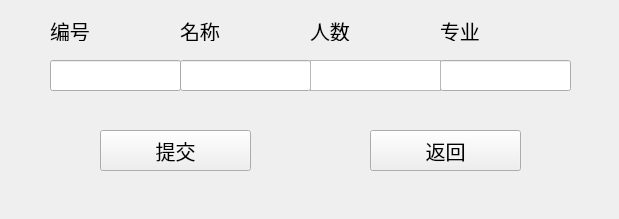
<?xml version="1.0" encoding="UTF-8"?>
<ui version="4.0">
 <class>Form</class>
 <widget class="QWidget" name="Form">
  <property name="geometry">
   <rect>
    <x>0</x>
    <y>0</y>
    <width>619</width>
    <height>219</height>
   </rect>
  </property>
  <property name="minimumSize">
   <size>
    <width>619</width>
    <height>219</height>
   </size>
  </property>
  <property name="maximumSize">
   <size>
    <width>619</width>
    <height>219</height>
   </size>
  </property>
  <property name="windowTitle">
   <string>Form</string>
  </property>
  <widget class="QLineEdit" name="lineEdit_1">
   <property name="geometry">
    <rect>
     <x>50</x>
     <y>60</y>
     <width>131</width>
     <height>31</height>
    </rect>
   </property>
  </widget>
  <widget class="QLineEdit" name="lineEdit_2">
   <property name="geometry">
    <rect>
     <x>180</x>
     <y>60</y>
     <width>131</width>
     <height>31</height>
    </rect>
   </property>
  </widget>
  <widget class="QLineEdit" name="lineEdit_4">
   <property name="geometry">
    <rect>
     <x>440</x>
     <y>60</y>
     <width>131</width>
     <height>31</height>
    </rect>
   </property>
  </widget>
  <widget class="QPushButton" name="commit_Button">
   <property name="geometry">
    <rect>
     <x>100</x>
     <y>130</y>
     <width>151</width>
     <height>41</height>
    </rect>
   </property>
   <property name="font">
    <font>
     <family>楷体</family>
     <pointsize>15</pointsize>
    </font>
   </property>
   <property name="text">
    <string>提交</string>
   </property>
  </widget>
  <widget class="QPushButton" name="back_Button">
   <property name="geometry">
    <rect>
     <x>370</x>
     <y>130</y>
     <width>151</width>
     <height>41</height>
    </rect>
   </property>
   <property name="font">
    <font>
     <family>楷体</family>
     <pointsize>15</pointsize>
    </font>
   </property>
   <property name="text">
    <string>返回</string>
   </property>
  </widget>
  <widget class="QLabel" name="label">
   <property name="geometry">
    <rect>
     <x>50</x>
     <y>20</y>
     <width>71</width>
     <height>21</height>
    </rect>
   </property>
   <property name="font">
    <font>
     <family>楷体</family>
     <pointsize>15</pointsize>
    </font>
   </property>
   <property name="text">
    <string>编号</string>
   </property>
  </widget>
  <widget class="QLabel" name="label_2">
   <property name="geometry">
    <rect>
     <x>180</x>
     <y>20</y>
     <width>71</width>
     <height>21</height>
    </rect>
   </property>
   <property name="font">
    <font>
     <family>楷体</family>
     <pointsize>15</pointsize>
    </font>
   </property>
   <property name="text">
    <string>名称</string>
   </property>
  </widget>
  <widget class="QLabel" name="label_3">
   <property name="geometry">
    <rect>
     <x>310</x>
     <y>20</y>
     <width>71</width>
     <height>21</height>
    </rect>
   </property>
   <property name="font">
    <font>
     <family>楷体</family>
     <pointsize>15</pointsize>
    </font>
   </property>
   <property name="text">
    <string>人数</string>
   </property>
  </widget>
  <widget class="QLabel" name="label_4">
   <property name="geometry">
    <rect>
     <x>440</x>
     <y>20</y>
     <width>91</width>
     <height>21</height>
    </rect>
   </property>
   <property name="font">
    <font>
     <family>楷体</family>
     <pointsize>15</pointsize>
    </font>
   </property>
   <property name="text">
    <string>专业</string>
   </property>
  </widget>
  <widget class="QTextBrowser" name="textBrowser">
   <property name="geometry">
    <rect>
     <x>310</x>
     <y>60</y>
     <width>131</width>
     <height>31</height>
    </rect>
   </property>
  </widget>
 </widget>
 <resources/>
 <connections/>
</ui>
